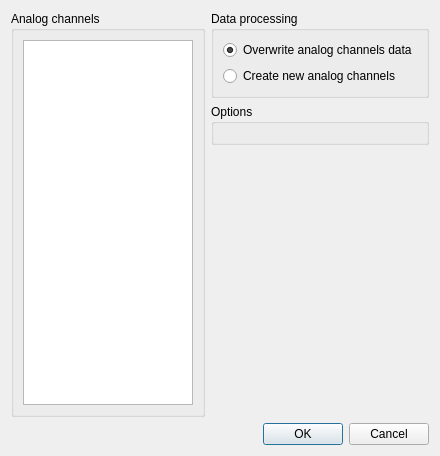
<?xml version="1.0" encoding="UTF-8"?>
<ui version="4.0">
 <class>AnalogToolOptionDialog</class>
 <widget class="QDialog" name="AnalogToolOptionDialog">
  <property name="geometry">
   <rect>
    <x>0</x>
    <y>0</y>
    <width>440</width>
    <height>456</height>
   </rect>
  </property>
  <property name="minimumSize">
   <size>
    <width>400</width>
    <height>310</height>
   </size>
  </property>
  <property name="windowTitle">
   <string>AnalogToolOptionDialog</string>
  </property>
  <layout class="QGridLayout" name="gridLayout" rowstretch="0,0,1,0" columnstretch="2,1">
   <item row="0" column="0" rowspan="3">
    <widget class="QGroupBox" name="analogsGroupBox">
     <property name="title">
      <string>Analog channels</string>
     </property>
     <layout class="QVBoxLayout" name="verticalLayout_2">
      <item>
       <widget class="QTreeWidget" name="treeWidget">
        <attribute name="headerVisible">
         <bool>false</bool>
        </attribute>
        <column>
         <property name="text">
          <string notr="true">1</string>
         </property>
        </column>
       </widget>
      </item>
     </layout>
    </widget>
   </item>
   <item row="3" column="0" colspan="2">
    <widget class="QDialogButtonBox" name="buttonBox">
     <property name="orientation">
      <enum>Qt::Horizontal</enum>
     </property>
     <property name="standardButtons">
      <set>QDialogButtonBox::Cancel|QDialogButtonBox::Ok</set>
     </property>
    </widget>
   </item>
   <item row="0" column="1">
    <widget class="QGroupBox" name="processingGroupBox">
     <property name="title">
      <string>Data processing</string>
     </property>
     <layout class="QVBoxLayout" name="verticalLayout_3">
      <item>
       <widget class="QRadioButton" name="overwriteAnalogsButton">
        <property name="text">
         <string>Overwrite analog channels data</string>
        </property>
        <property name="checked">
         <bool>true</bool>
        </property>
       </widget>
      </item>
      <item>
       <widget class="QRadioButton" name="createAnalogsButton">
        <property name="text">
         <string>Create new analog channels</string>
        </property>
       </widget>
      </item>
     </layout>
    </widget>
   </item>
   <item row="1" column="1">
    <widget class="QGroupBox" name="optionsGroupBox">
     <property name="styleSheet">
      <string notr="true">QToolBox::tab {
  background-image: url(:/Resources/Images/disclosureTriangleSmallRightBlack.png);
  background-repeat: no-repeat;
  background-position: center left;
  padding-left:12px;
}

QToolBox::tab:selected {
  background-image: url(:/Resources/Images/disclosureTriangleSmallDownBlack.png);
}

QScrollArea {background-color:transparent;}

QScrollBar:horizontal {
  height: 0px;
  width: 0px;
}
     
QScrollBar:vertical {
  height: 0px;
  width: 0px;
}
</string>
     </property>
     <property name="title">
      <string>Options</string>
     </property>
     <layout class="QVBoxLayout" name="verticalLayout"/>
    </widget>
   </item>
   <item row="2" column="1">
    <spacer name="verticalSpacer">
     <property name="orientation">
      <enum>Qt::Vertical</enum>
     </property>
     <property name="sizeHint" stdset="0">
      <size>
       <width>20</width>
       <height>40</height>
      </size>
     </property>
    </spacer>
   </item>
  </layout>
 </widget>
 <resources>
  <include location="../images.qrc"/>
 </resources>
 <connections>
  <connection>
   <sender>buttonBox</sender>
   <signal>accepted()</signal>
   <receiver>AnalogToolOptionDialog</receiver>
   <slot>accept()</slot>
   <hints>
    <hint type="sourcelabel">
     <x>248</x>
     <y>254</y>
    </hint>
    <hint type="destinationlabel">
     <x>157</x>
     <y>274</y>
    </hint>
   </hints>
  </connection>
  <connection>
   <sender>buttonBox</sender>
   <signal>rejected()</signal>
   <receiver>AnalogToolOptionDialog</receiver>
   <slot>reject()</slot>
   <hints>
    <hint type="sourcelabel">
     <x>316</x>
     <y>260</y>
    </hint>
    <hint type="destinationlabel">
     <x>286</x>
     <y>274</y>
    </hint>
   </hints>
  </connection>
 </connections>
</ui>
